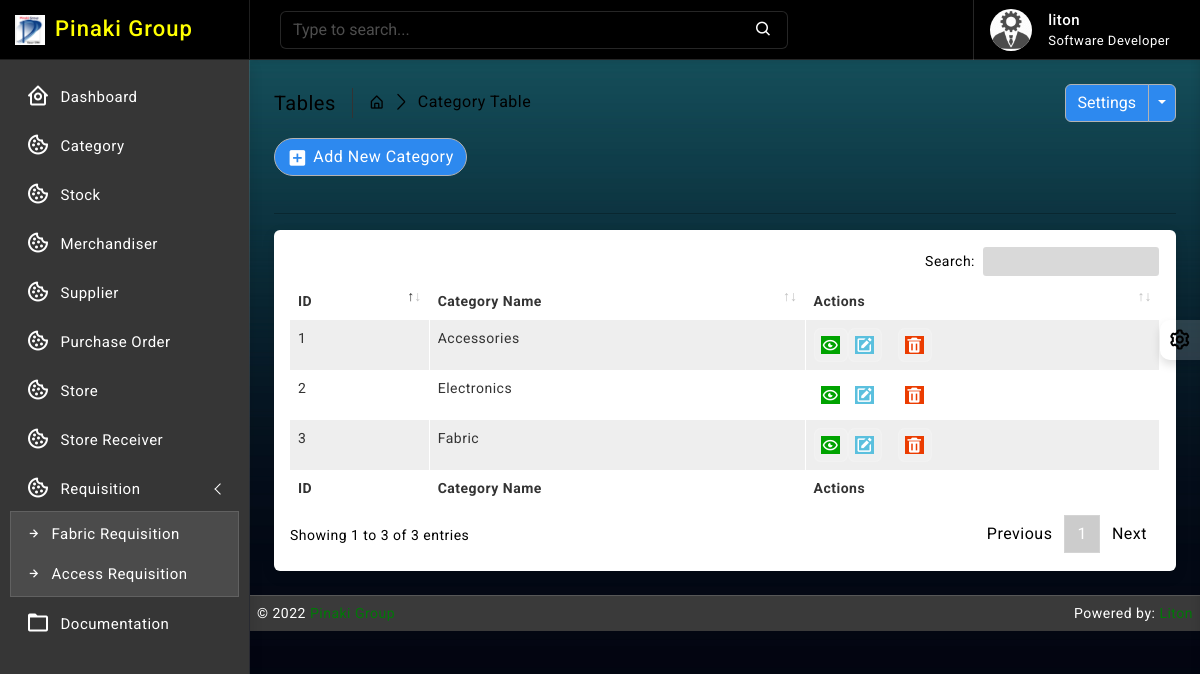
Page /category/ (signed in) on the committed database.
### category/models.py (models this page shows, shortened)
class Category(models.Model):
    name = models.CharField(max_length=64, null=True, unique=True, blank=True)
    created_at = models.DateTimeField(auto_now_add=True, auto_now=False)
    updated_at = models.DateTimeField(auto_now_add=False, auto_now=True)

### accounts/decorators.py (the view)
        def wrapper_func(request, *args, **kwargs):
            group = None
            if request.user.groups.exists():
                group = request.user.groups.all()[0].name
            if group in allowed_roles:
                return view_func(request, *args, **kwargs)
            else:
                return render(request, 'accounts/index.html')

### category/views.py (called while the page is built)
@login_required
@allowed_users(allowed_roles=['admin', 'merchandiser', 'store'])
def category_read(request):
    category_data = Category.objects.all().order_by('-id')
    context = {
        'category_data': category_data
    }
    return render(request, 'category/read.html', context)

### templates/category/read.html (shortened to what this page needs)
{% extends 'base/base.html' %}
{% block body %}
{% load static %}
		<div class="page-wrapper">
			<div class="page-content">
				<div class="page-breadcrumb d-none d-sm-flex align-items-center mb-3">
					<div class="breadcrumb-title pe-3">Tables</div>
					<div class="ps-3">
						<nav aria-label="breadcrumb">
							<ol class="breadcrumb mb-0 p-0">
								<li class="breadcrumb-item"><a href="#"><i class="bx bx-home-alt"></i></a>
								</li>
								<li class="breadcrumb-item active" aria-current="page">Category Table</li>
							</ol>
						</nav>
					</div>
					<div class="ms-auto">
						<div class="btn-group">
							<button type="button" class="btn btn-light">Settings</button>
							<button type="button" class="btn btn-light dropdown-toggle dropdown-toggle-split" data-bs-toggle="dropdown">	<span class="visually-hidden">Toggle Dropdown</span>
							</button>
						</div>
					</div>
				</div>
                <div class="ms-auto"><a href="/category/create/" class="btn btn-light radius-30 mt-2 mt-lg-0"><i class="bx bxs-plus-square"></i>Add New Category</a></div><br>
				<hr/>
				<div class="card">
					<div class="card-body">
						<div class="table-responsive">
							<table id="example2" class="table table-striped table-bordered">
								<thead>
									<tr>
										<th>ID</th>
										<th>Category Name</th>
										<th>Actions</th>
									</tr>
								</thead>
								<tbody>
									{% for data in category_data %}
									<tr>
									   <td>{{ data.id }}</td>
									   <td>{{ data.name }}</td>
									   <td class="center">
										<div class="d-flex order-actions">
											<a class="" href="#">
												<i class="fadeIn animated bx bx-show-alt"></i>
											</a>
											<a class="" href="{% url 'category_update' data.id %}">
												<i class='bx bxs-edit'></i>
											</a>
											<a class="ms-3" href="{% url 'category_delete' data.id %}" onclick="return confirm('Are you sure?');">
												<i class='bx bxs-trash'></i>
											</a>
										</div>
									   </td>
									</tr>
								 {% endfor %}
								</tbody>
								<tfoot>
									<tr>
										<th>ID</th>
										<th>Category Name</th>
										<th>Actions</th>
									</tr>
								</tfoot>
							</table>
						</div>
					</div>
				</div>
			</div>
		</div>
{% endblock body %}

### templates/base/navbar.html (shortened to what this page needs)
{% load static %}
		<header>
			<div class="topbar d-flex align-items-center">
				<nav class="navbar navbar-expand">
					<div class="search-bar flex-grow-1">
						<div class="position-relative search-bar-box">
							<input type="text" class="form-control search-control" placeholder="Type to search..."> <span class="position-absolute top-50 search-show translate-middle-y"><i class='bx bx-search'></i></span>
						</div>
					</div>
					<div class="user-box dropdown">
						<a class="d-flex align-items-center nav-link dropdown-toggle dropdown-toggle-nocaret" href="#" role="button" data-bs-toggle="dropdown" aria-expanded="false">
							<img src="{% static 'images/avatars/avatar-2.png' %}" class="user-img" alt="user avatar">
							<div class="user-info ps-3">
								<p class="user-name mb-0">{{request.user}}</p>
								<p class="designattion mb-0">Software Developer</p>
							</div>
						</a>
					</div>
				</nav>
			</div>
		</header>

### static/css/app.css (style rules this page uses)
body { font-size: 14px; letter-spacing: .5px; font-family: Roboto, sans-serif; overflow-x: hidden }
a { text-decoration: none }
.topbar { position: fixed; top: 0; left: 250px; right: 0; height: 60px; background: #000000; border-bottom: 1px solid rgb(255 255 255 / 15%); z-index: 10; box-shadow: 0 .125rem .25rem rgba(0, 0, 0, .075)!important }
.topbar .navbar { width: 100%; height: 60px; padding-left: 30px; padding-right: 30px }
.page-wrapper { height: 100%; margin-top: 60px; margin-bottom: 0px; margin-left: 250px }
.page-content { padding: 1.5rem 1.5rem 0 1.5rem }
.breadcrumb-title { font-size: 20px; border-right: 1.5px solid #333; }
.page-breadcrumb .breadcrumb li.breadcrumb-item { font-size: 16px }
.page-breadcrumb .breadcrumb-item+.breadcrumb-item::before { display: inline-block; padding-right: .5rem; color: #000000; font-family: LineIcons; content: "\ea5c" }
.order-actions a { font-size: 18px; width: 34px; height: 34px; display: flex; align-items: center; justify-content: center; background: rgb(255 255 255 / 15%); border: 1px solid rgb(255 255 255 / 15%); text-align: center; border-radius: 20%; color: #ffffff }
.radius-30 { border-radius: 30px }
.btn i { vertical-align: middle; font-size: 1.3rem; margin-top: -1em; margin-bottom: -1em; margin-right: 5px }
input::placeholder { color: #fff!important; opacity: .3!important }
.search-bar-box { width: 75% }
.search-control { background-color: rgb(0 0 0 / 15%); border: 1px solid rgb(255 255 255 / 15%); padding-right: 2.5rem }
.search-show { font-size: 18px; right: 15px; color: #ffffff; }
.dropdown-toggle-nocaret:after { display: none }
.user-img { width: 42px; height: 42px; border-radius: 50%; border: 0 solid #ffffff; padding: 0; background: #ffffff; margin-left: 1rem; }
.user-info .user-name { font-size: 15px; font-weight: 500; color: #ffffff }
.user-info .designattion { font-size: 13px; color: #ffffff; }
.user-box { display: flex; align-items: center; height: 60px; border-left: 1px solid rgb(255 255 255 / 15%); margin-left: 1rem }
.bg-theme { background-size: 100% 100%; background-attachment: fixed; background-position: center; background-repeat: no-repeat; transition: background .2s; }
body.bg-theme2 { background-image: url(../images/bg-themes/2.png); }

### rows in the picture
Category: id "3", name "Fabric"
Category: id "2", name "Electronics"
Category: id "1", name "Accessories"

### other values in the picture
{{ request.user }} "liton"
